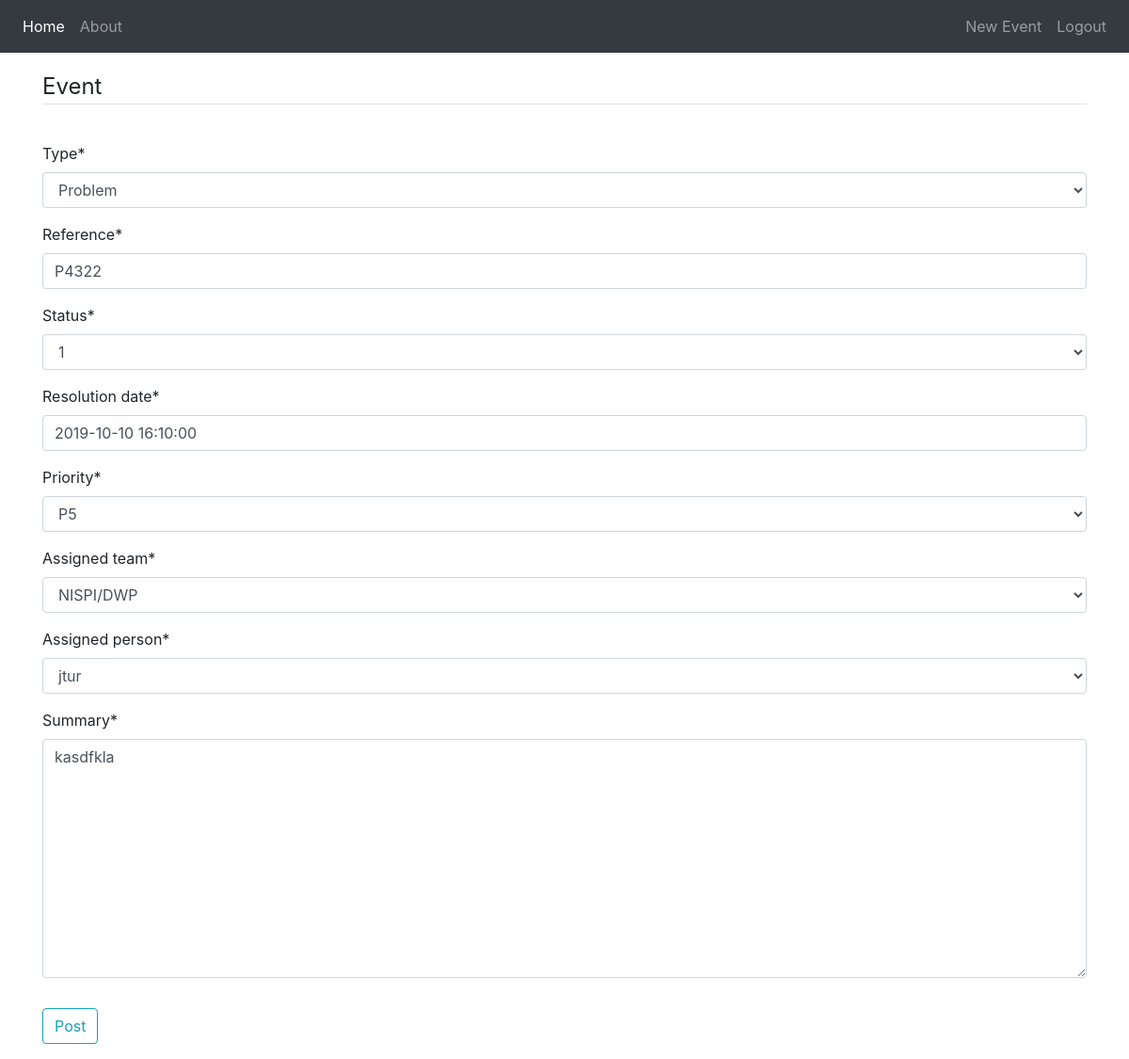
The page /event/10/update/ (signed in) on the database its author committed.
### tracker/models.py (models this page shows, shortened)
class Event(models.Model):
    PRIORITY = (
        ('P1', 'P1'),
        ('P2', 'P2'),
        ('P3', 'P3'),
        ('P4', 'P4'),
        ('P5', 'P5'),
    )
    STATUS = (
        (1, '1'),
        (2, '2'),
        (3, '3'),
    )
    TYPE = (
        ('PROBLEM', 'Problem'),
        ('INCIDENT', 'Incident'),
    )
    TEAM = (
        ('NISPI/DWP', 'NISPI/DWP'),
    )
    type = models.CharField(
        choices=TYPE,
        max_length=10,
        default='Problem'
    )
    reference = models.CharField(max_length=10)
    status = models.IntegerField(choices=STATUS, default='1')
    resolution_date = models.DateTimeField()
    priority = models.CharField(
        max_length=2,
        choices=PRIORITY,
        default='P5',
    )
    assigned_team = models.CharField(choices=TEAM, default='NISPI/DWP', max_length=20)
    assigned_person = models.ForeignKey(User, default=User, on_delete=models.CASCADE)
    summary = models.TextField()

### tracker/views.py (the view)
# urls.py: path('event/<int:pk>/update/', EventUpdateView.as_view(), name='event-update'),
class EventUpdateView(LoginRequiredMixin, UserPassesTestMixin, UpdateView):
    model = Event
    fields = [
        'type',
        'reference',
        'status',
        'resolution_date',
        'priority',
        'assigned_team',
        'assigned_person',
        'summary'
    ]
    login_url = '/login/'
    redirect_field_name = 'redirect_to'
    def test_func(self):
        event = self.get_object()
        if self.request.user == event.assigned_person:
            return True
        return False

### tracker/templates/tracker/event_form.html (shortened to what this page needs)
{% extends "tracker/base.html" %}
{% load crispy_forms_tags %}
{% block content %}
    <div class="content-section">
        <form method="POST">
            <fieldset class="form-group">
                <legend class="border-bottom mb-4">Event</legend>
                <div style="position: relative">
                    {{ form|crispy }}
                </div>
            </fieldset>
            <div class="form-group">
                <button class="btn btn-outline-info" type="submit">Post</button>
            </div>
        </form>
    </div>
{% endblock content %}

### tracker/static/tracker/main.css (style rules this page uses)
body { padding-top: 50px; }

### rows shown on the page
Event: type "Problem", reference "P4322", status "1", resolution_date "2019-10-10 16:10:00", priority "P5", assigned_team "NISPI/DWP", assigned_person "jtur", summary "kasdfkla"
